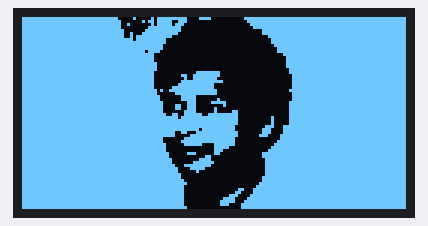
The sketch below on a simulated Arduino Uno, built with avr-gcc and run on an emulated ATmega328P. Shown: 128×64 one-colour display.

Above: at 0.1 s.

The sketch:

priyanOLEDImageConverter.ino
```cpp
#include <SPI.h>
#include <Wire.h>
#include <Adafruit_GFX.h>
#include <Adafruit_SSD1306.h>

#define SCREEN_WIDTH 128  // OLED display width, in pixels
#define SCREEN_HEIGHT 64  // OLED display height, in pixels

// Declaration for SSD1306 display connected using I2C
#define OLED_RESET -1  // Reset pin # (or -1 if sharing Arduino reset pin)
#define SCREEN_ADDRESS 0x3C
Adafruit_SSD1306 display(SCREEN_WIDTH, SCREEN_HEIGHT, &Wire, OLED_RESET);

// Declaration for SSD1306 display connected using software SPI:
//#define OLED_MOSI   9
//#define OLED_CLK   10
//#define OLED_DC    11
//#define OLED_CS    12
//#define OLED_RESET 13
//Adafruit_SSD1306 display(SCREEN_WIDTH, SCREEN_HEIGHT, OLED_MOSI, OLED_CLK, OLED_DC, OLED_RESET, OLED_CS);

// Bitmap of MarilynMonroe Image
const unsigned char priyan [] PROGMEM = {
	0xff, 0xff, 0xff, 0xff, 0x04, 0x17, 0xfe, 0x1e, 0x00, 0x3f, 0xff, 0xff, 0xff, 0xff, 0xff, 0xff,
	0xff, 0xff, 0xff, 0xff, 0x80, 0xb7, 0xce, 0x00, 0x00, 0x1f, 0xff, 0xff, 0xff, 0xff, 0xff, 0xff,
	0xff, 0xff, 0xff, 0xff, 0x90, 0x17, 0xdc, 0x00, 0x00, 0x0f, 0xff, 0xff, 0xff, 0xff, 0xff, 0xff,
	0xff, 0xff, 0xff, 0xff, 0x80, 0x3f, 0xf8, 0x00, 0x00, 0x07, 0xff, 0xff, 0xff, 0xff, 0xff, 0xff,
	0xff, 0xff, 0xff, 0xff, 0xc0, 0x7f, 0xf8, 0x00, 0x00, 0x00, 0xff, 0xff, 0xff, 0xff, 0xff, 0xff,
	0xff, 0xff, 0xff, 0xff, 0xc8, 0xff, 0xf0, 0x00, 0x00, 0x00, 0xff, 0xff, 0xff, 0xff, 0xff, 0xff,
	0xff, 0xff, 0xff, 0xff, 0xcb, 0xff, 0xc0, 0x00, 0x00, 0x00, 0x3f, 0xff, 0xff, 0xff, 0xff, 0xff,
	0xff, 0xff, 0xff, 0xff, 0xfb, 0xff, 0x00, 0x00, 0x00, 0x00, 0x1f, 0xff, 0xff, 0xff, 0xff, 0xff,
	0xff, 0xff, 0xff, 0xff, 0xff, 0xff, 0x00, 0x00, 0x00, 0x00, 0x1f, 0xff, 0xff, 0xff, 0xff, 0xff,
	0xff, 0xff, 0xff, 0xff, 0xff, 0xfe, 0x00, 0x00, 0x00, 0x00, 0x0f, 0xff, 0xff, 0xff, 0xff, 0xff,
	0xff, 0xff, 0xff, 0xff, 0xff, 0xfe, 0x00, 0x00, 0x00, 0x00, 0x07, 0xff, 0xff, 0xff, 0xff, 0xff,
	0xff, 0xff, 0xff, 0xff, 0xff, 0xbc, 0x00, 0x00, 0x00, 0x00, 0x07, 0xff, 0xff, 0xff, 0xff, 0xff,
	0xff, 0xff, 0xff, 0xff, 0xff, 0xf0, 0x00, 0x00, 0x00, 0x00, 0x01, 0xff, 0xff, 0xff, 0xff, 0xff,
	0xff, 0xff, 0xff, 0xff, 0xff, 0xf0, 0x00, 0x00, 0x00, 0x00, 0x00, 0xff, 0xff, 0xff, 0xff, 0xff,
	0xff, 0xff, 0xff, 0xff, 0xff, 0xf0, 0x00, 0x00, 0x00, 0x00, 0x00, 0xff, 0xff, 0xff, 0xff, 0xff,
	0xff, 0xff, 0xff, 0xff, 0xff, 0xf8, 0x00, 0x00, 0x00, 0x00, 0x00, 0xff, 0xff, 0xff, 0xff, 0xff,
	0xff, 0xff, 0xff, 0xff, 0xff, 0xf8, 0x00, 0x00, 0x00, 0x00, 0x00, 0xff, 0xff, 0xff, 0xff, 0xff,
	0xff, 0xff, 0xff, 0xff, 0xff, 0xf8, 0x00, 0x00, 0x00, 0x00, 0x00, 0x7f, 0xff, 0xff, 0xff, 0xff,
	0xff, 0xff, 0xff, 0xff, 0xff, 0xf0, 0x00, 0x3f, 0xc0, 0x00, 0x00, 0x7f, 0xff, 0xff, 0xff, 0xff,
	0xff, 0xff, 0xff, 0xff, 0xff, 0xf0, 0x06, 0x7f, 0xc0, 0x00, 0x00, 0x3f, 0xff, 0xff, 0xff, 0xff,
	0xff, 0xff, 0xff, 0xff, 0xff, 0xf0, 0x02, 0x7f, 0x80, 0x00, 0x00, 0x3f, 0xff, 0xff, 0xff, 0xff,
	0xff, 0xff, 0xff, 0xff, 0xff, 0xf0, 0x07, 0xff, 0xe0, 0x00, 0x00, 0x3f, 0xff, 0xff, 0xff, 0xff,
	0xff, 0xff, 0xff, 0xff, 0xff, 0xf0, 0x0f, 0xff, 0x00, 0x00, 0x00, 0x3f, 0xff, 0xff, 0xff, 0xff,
	0xff, 0xff, 0xff, 0xff, 0xff, 0xf0, 0x3f, 0xff, 0x00, 0x00, 0x00, 0x3f, 0xff, 0xff, 0xff, 0xff,
	0xff, 0xff, 0xff, 0xff, 0xff, 0xfa, 0x7f, 0xff, 0x80, 0x00, 0x00, 0x7f, 0xff, 0xff, 0xff, 0xff,
	0xff, 0xff, 0xff, 0xff, 0xff, 0xf8, 0x1f, 0xff, 0x80, 0x00, 0x00, 0x3f, 0xff, 0xff, 0xff, 0xff,
	0xff, 0xff, 0xff, 0xff, 0xff, 0xfc, 0x07, 0xc0, 0x00, 0x00, 0x00, 0x3f, 0xff, 0xff, 0xff, 0xff,
	0xff, 0xff, 0xff, 0xff, 0xff, 0xfc, 0x07, 0xc0, 0x40, 0x00, 0x00, 0x3f, 0xff, 0xff, 0xff, 0xff,
	0xff, 0xff, 0xff, 0xff, 0xff, 0xfe, 0x01, 0xc1, 0xf0, 0x00, 0x00, 0x7f, 0xff, 0xff, 0xff, 0xff,
	0xff, 0xff, 0xff, 0xff, 0xff, 0xfe, 0x19, 0xc0, 0x10, 0x00, 0x00, 0x7f, 0xff, 0xff, 0xff, 0xff,
	0xff, 0xff, 0xff, 0xff, 0xff, 0xfe, 0x19, 0xc0, 0x80, 0x00, 0x00, 0x7f, 0xff, 0xff, 0xff, 0xff,
	0xff, 0xff, 0xff, 0xff, 0xff, 0xfe, 0x03, 0xc0, 0x83, 0x00, 0x00, 0x7f, 0xff, 0xff, 0xff, 0xff,
	0xff, 0xff, 0xff, 0xff, 0xff, 0xff, 0x33, 0xf3, 0xff, 0x00, 0x00, 0x7f, 0xff, 0xff, 0xff, 0xff,
	0xff, 0xff, 0xff, 0xff, 0xff, 0xff, 0xf7, 0xff, 0xff, 0x00, 0x10, 0x7f, 0xff, 0xff, 0xff, 0xff,
	0xff, 0xff, 0xff, 0xff, 0xff, 0xff, 0xff, 0xff, 0xff, 0x00, 0x10, 0x7f, 0xff, 0xff, 0xff, 0xff,
	0xff, 0xff, 0xff, 0xff, 0xff, 0xff, 0xff, 0xff, 0xff, 0x00, 0x10, 0x7f, 0xff, 0xff, 0xff, 0xff,
	0xff, 0xff, 0xff, 0xff, 0xff, 0xff, 0xff, 0xff, 0xfe, 0x00, 0x71, 0xff, 0xff, 0xff, 0xff, 0xff,
	0xff, 0xff, 0xff, 0xff, 0xff, 0xff, 0xff, 0xef, 0xfe, 0x00, 0xe1, 0xff, 0xff, 0xff, 0xff, 0xff,
	0xff, 0xff, 0xff, 0xff, 0xff, 0xff, 0xe6, 0x3f, 0xff, 0x00, 0xe1, 0xff, 0xff, 0xff, 0xff, 0xff,
	0xff, 0xff, 0xff, 0xff, 0xff, 0xff, 0xe0, 0xff, 0xff, 0x01, 0xc3, 0xff, 0xff, 0xff, 0xff, 0xff,
	0xff, 0xff, 0xff, 0xff, 0xff, 0xfe, 0x03, 0xff, 0xfe, 0x00, 0x03, 0xff, 0xff, 0xff, 0xff, 0xff,
	0xff, 0xff, 0xff, 0xff, 0xff, 0xfe, 0x07, 0xff, 0xfe, 0x00, 0x07, 0xff, 0xff, 0xff, 0xff, 0xff,
	0xff, 0xff, 0xff, 0xff, 0xff, 0xff, 0x03, 0xf0, 0xfe, 0x00, 0x0f, 0xff, 0xff, 0xff, 0xff, 0xff,
	0xff, 0xff, 0xff, 0xff, 0xff, 0xff, 0x00, 0x00, 0xf8, 0x00, 0x1f, 0xff, 0xff, 0xff, 0xff, 0xff,
	0xff, 0xff, 0xff, 0xff, 0xff, 0xff, 0x00, 0x00, 0xe0, 0x00, 0x3f, 0xff, 0xff, 0xff, 0xff, 0xff,
	0xff, 0xff, 0xff, 0xff, 0xff, 0xff, 0x81, 0xc0, 0xc0, 0x00, 0xff, 0xff, 0xff, 0xff, 0xff, 0xff,
	0xff, 0xff, 0xff, 0xff, 0xff, 0xff, 0x80, 0x06, 0x00, 0x00, 0xff, 0xff, 0xff, 0xff, 0xff, 0xff,
	0xff, 0xff, 0xff, 0xff, 0xff, 0xff, 0xc0, 0x1e, 0x00, 0x00, 0x7f, 0xff, 0xff, 0xff, 0xff, 0xff,
	0xff, 0xff, 0xff, 0xff, 0xff, 0xff, 0xc0, 0x7f, 0x00, 0x00, 0x7f, 0xff, 0xff, 0xff, 0xff, 0xff,
	0xff, 0xff, 0xff, 0xff, 0xff, 0xff, 0xe3, 0xfe, 0x00, 0x00, 0x7f, 0xff, 0xff, 0xff, 0xff, 0xff,
	0xff, 0xff, 0xff, 0xff, 0xff, 0xff, 0xf0, 0xf8, 0x00, 0x00, 0x7f, 0xff, 0xff, 0xff, 0xff, 0xff,
	0xff, 0xff, 0xff, 0xff, 0xff, 0xff, 0xf0, 0x20, 0x00, 0x00, 0x7f, 0xff, 0xff, 0xff, 0xff, 0xff,
	0xff, 0xff, 0xff, 0xff, 0xff, 0xff, 0xf8, 0x00, 0x00, 0x00, 0x7f, 0xff, 0xff, 0xff, 0xff, 0xff,
	0xff, 0xff, 0xff, 0xff, 0xff, 0xff, 0xf8, 0x00, 0x00, 0x00, 0xff, 0xff, 0xff, 0xff, 0xff, 0xff,
	0xff, 0xff, 0xff, 0xff, 0xff, 0xff, 0xfc, 0x00, 0x00, 0x00, 0xff, 0xff, 0xff, 0xff, 0xff, 0xff,
	0xff, 0xff, 0xff, 0xff, 0xff, 0xff, 0xfe, 0x00, 0x00, 0x01, 0xff, 0xff, 0xff, 0xff, 0xff, 0xff,
	0xff, 0xff, 0xff, 0xff, 0xff, 0xff, 0xfc, 0x00, 0x00, 0x03, 0xff, 0xff, 0xff, 0xff, 0xff, 0xff,
	0xff, 0xff, 0xff, 0xff, 0xff, 0xff, 0xfc, 0x00, 0x00, 0xc7, 0xff, 0xff, 0xff, 0xff, 0xff, 0xff,
	0xff, 0xff, 0xff, 0xff, 0xff, 0xff, 0xfc, 0x00, 0x01, 0x87, 0xff, 0xff, 0xff, 0xff, 0xff, 0xff,
	0xff, 0xff, 0xff, 0xff, 0xff, 0xff, 0xfc, 0x00, 0x07, 0x0f, 0xff, 0xff, 0xff, 0xff, 0xff, 0xff,
	0xff, 0xff, 0xff, 0xff, 0xff, 0xff, 0xfc, 0x00, 0x1e, 0x1f, 0xff, 0xff, 0xff, 0xff, 0xff, 0xff,
	0xff, 0xff, 0xff, 0xff, 0xff, 0xff, 0xfc, 0x00, 0x3e, 0x3f, 0xff, 0xff, 0xff, 0xff, 0xff, 0xff,
	0xff, 0xff, 0xff, 0xff, 0xff, 0xff, 0xfc, 0x00, 0x38, 0x7f, 0xff, 0xff, 0xff, 0xff, 0xff, 0xff,
	0xff, 0xff, 0xff, 0xff, 0xff, 0xff, 0xfe, 0x00, 0x00, 0x7f, 0xff, 0xff, 0xff, 0xff, 0xff, 0xff
};

void setup() {
  Serial.begin(9600);

  // initialize the OLED object
  if (!display.begin(SSD1306_SWITCHCAPVCC, SCREEN_ADDRESS)) {
    Serial.println(F("SSD1306 allocation failed"));
    for (;;)
      ;  // Don't proceed, loop forever
  }

  // Uncomment this if you are using SPI
  //if(!display.begin(SSD1306_SWITCHCAPVCC)) {
  //  Serial.println(F("SSD1306 allocation failed"));
  //  for(;;); // Don't proceed, loop forever
  //}

  // Clear the buffer.
  display.clearDisplay();

  // Display bitmap
  display.drawBitmap(0, 0, priyan, 128, 64, WHITE);
  display.display();
}

void loop() {
}
```
